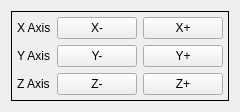
               <widget class="QWidget" name="tab_7">
                <attribute name="title">
                 <string>Jog</string>
                </attribute>
                <layout class="QGridLayout" name="gridLayout_9">
                 <item row="0" column="0">
                  <widget class="QFrame" name="gridFrame">
                   <property name="frameShape">
                    <enum>QFrame::Box</enum>
                   </property>
                   <layout class="QGridLayout" name="gridLayout_8">
                    <property name="leftMargin">
                     <number>5</number>
                    </property>
                    <property name="topMargin">
                     <number>5</number>
                    </property>
                    <property name="rightMargin">
                     <number>5</number>
                    </property>
                    <property name="bottomMargin">
                     <number>5</number>
                    </property>
                    <item row="2" column="0">
                     <widget class="QLabel" name="label_3">
                      <property name="text">
                       <string>Z Axis</string>
                      </property>
                     </widget>
                    </item>
                    <item row="0" column="1">
                     <widget class="ActionButton" name="actionbutton_9">
                      <property name="text">
                       <string>X-</string>
                      </property>
                      <property name="actionName" stdset="0">
                       <string>machine.jog.axis:x,neg</string>
                      </property>
                     </widget>
                    </item>
                    <item row="0" column="0">
                     <widget class="QLabel" name="label_6">
                      <property name="text">
                       <string>X Axis</string>
                      </property>
                     </widget>
                    </item>
                    <item row="1" column="0">
                     <widget class="QLabel" name="label_5">
                      <property name="text">
                       <string>Y Axis</string>
                      </property>
                     </widget>
                    </item>
                    <item row="0" column="2">
                     <widget class="ActionButton" name="actionbutton_10">
                      <property name="text">
                       <string>X+</string>
                      </property>
                      <property name="actionName" stdset="0">
                       <string>machine.jog.axis:x,pos</string>
                      </property>
                     </widget>
                    </item>
                    <item row="1" column="1">
                     <widget class="ActionButton" name="actionbutton_11">
                      <property name="text">
                       <string>Y-</string>
                      </property>
                      <property name="actionName" stdset="0">
                       <string>machine.jog.axis:y,neg</string>
                      </property>
                     </widget>
                    </item>
                    <item row="1" column="2">
                     <widget class="ActionButton" name="actionbutton_12">
                      <property name="text">
                       <string>Y+</string>
                      </property>
                      <property name="actionName" stdset="0">
                       <string>machine.jog.axis:y,pos</string>
                      </property>
                     </widget>
                    </item>
                    <item row="2" column="1">
                     <widget class="ActionButton" name="actionbutton_13">
                      <property name="text">
                       <string>Z-</string>
                      </property>
                      <property name="actionName" stdset="0">
                       <string>machine.jog.axis:z,neg</string>
                      </property>
                     </widget>
                    </item>
                    <item row="2" column="2">
                     <widget class="ActionButton" name="actionbutton_14">
                      <property name="text">
                       <string>Z+</string>
                      </property>
                      <property name="actionName" stdset="0">
                       <string>machine.jog.axis:z,pos</string>
                      </property>
                     </widget>
                    </item>
                   </layout>
                  </widget>
                 </item>
                </layout>
               </widget>
